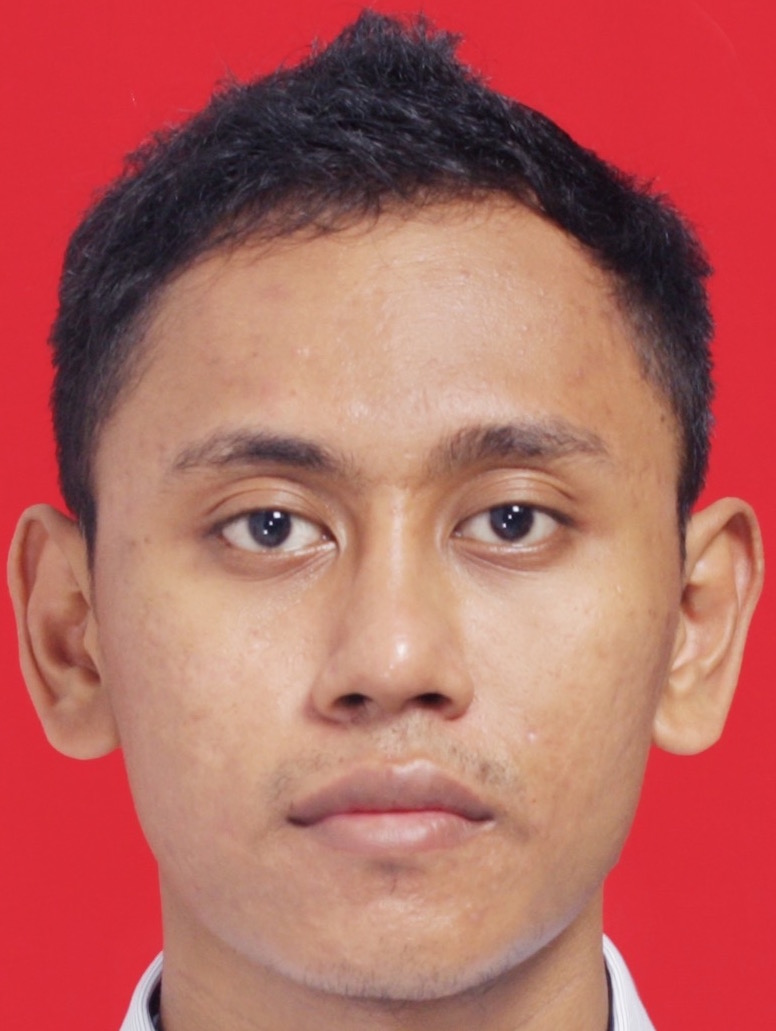
#> input picture skin_detection/avatar_1.jpg, 776 x 1031 px
$ python skin.py
#> lines starting #> are read from the running program, lines starting #| are printed output that depends on the picture
#> further down, img is the input picture: shape (1031, 776, 3); mean R, G, B 181.1, 101.1, 94.4
import matplotlib.pyplot as plt
import matplotlib.image as mpimg
from scipy import misc
# read in the image


def skin_detection(img):
    # separate out r, g, b channels
    r = img[:,:,0].astype('f')
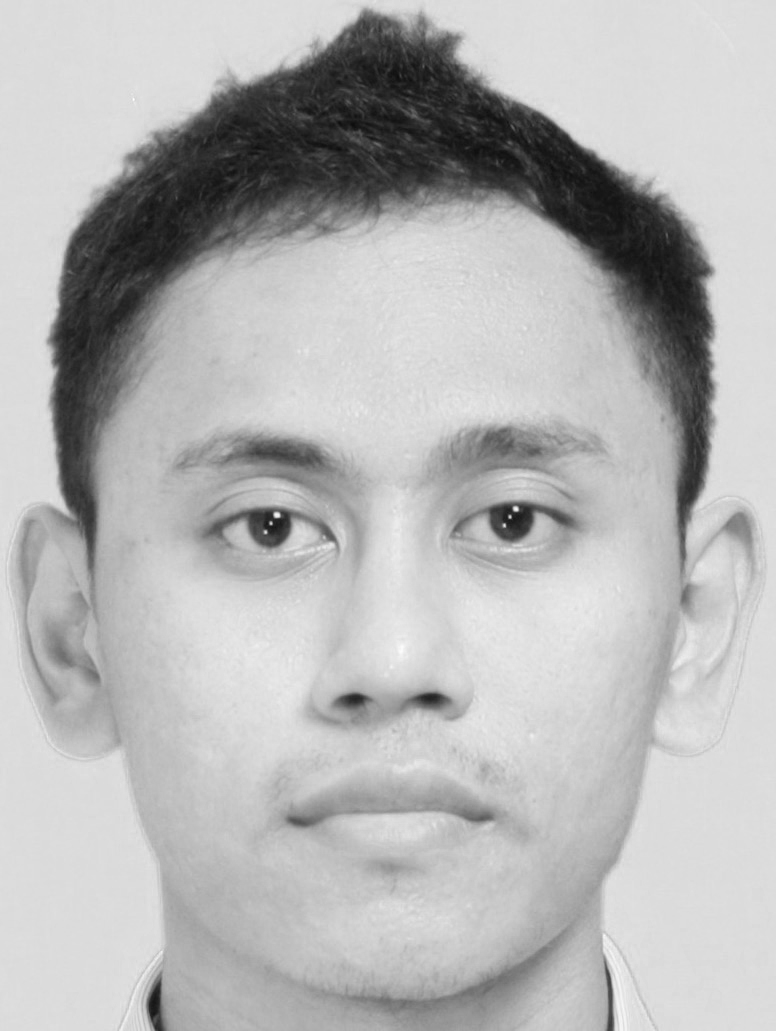
#> r: shape (1031, 776) float32; min 13, max 255, mean 181.1
    g = img[:,:,1].astype('f')
    b = img[:,:,2].astype('f')
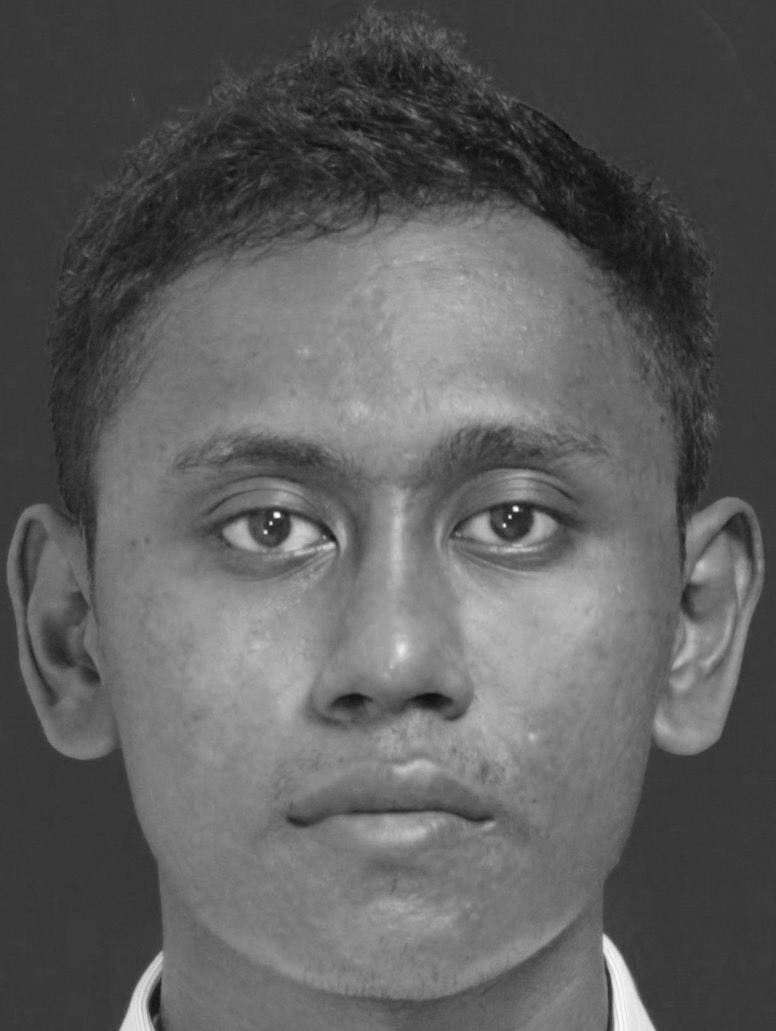
#> b: shape (1031, 776) float32; min 9, max 255, mean 94.4
    # generate the three quantities

    alpha = 3*b*r**2/(r+b+g)**3
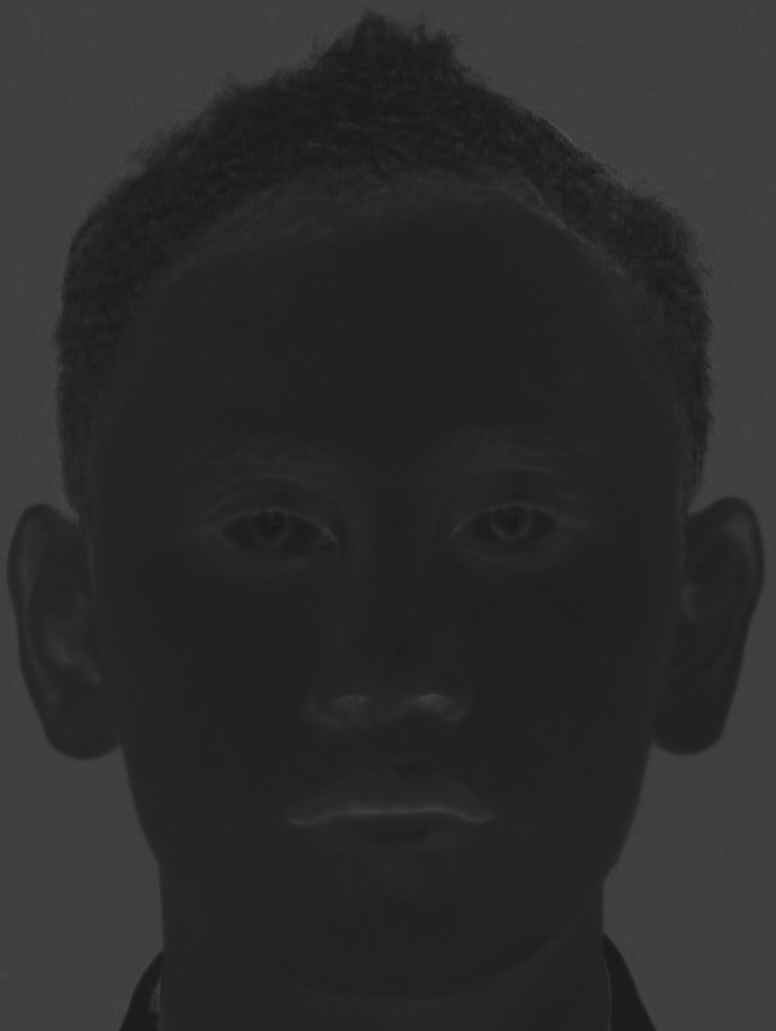
#> alpha: shape (1031, 776) float32; min 0.0871, max 0.322, mean 0.174
    beta =  (r+g+b)/(3*r) + (r-g)/(r+g+b)
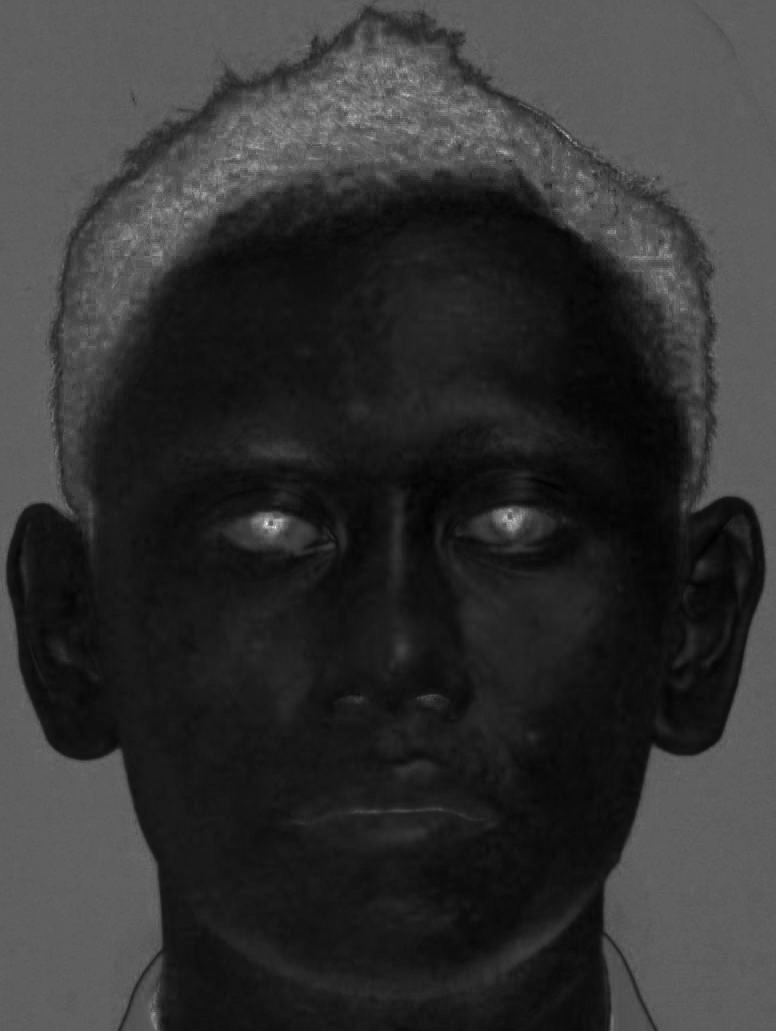
#> beta: shape (1031, 776) float32; min 0.862, max 1.32, mean 0.954; drawn with min black and max white
    gamma = (r*b+g**2)/(g*b)
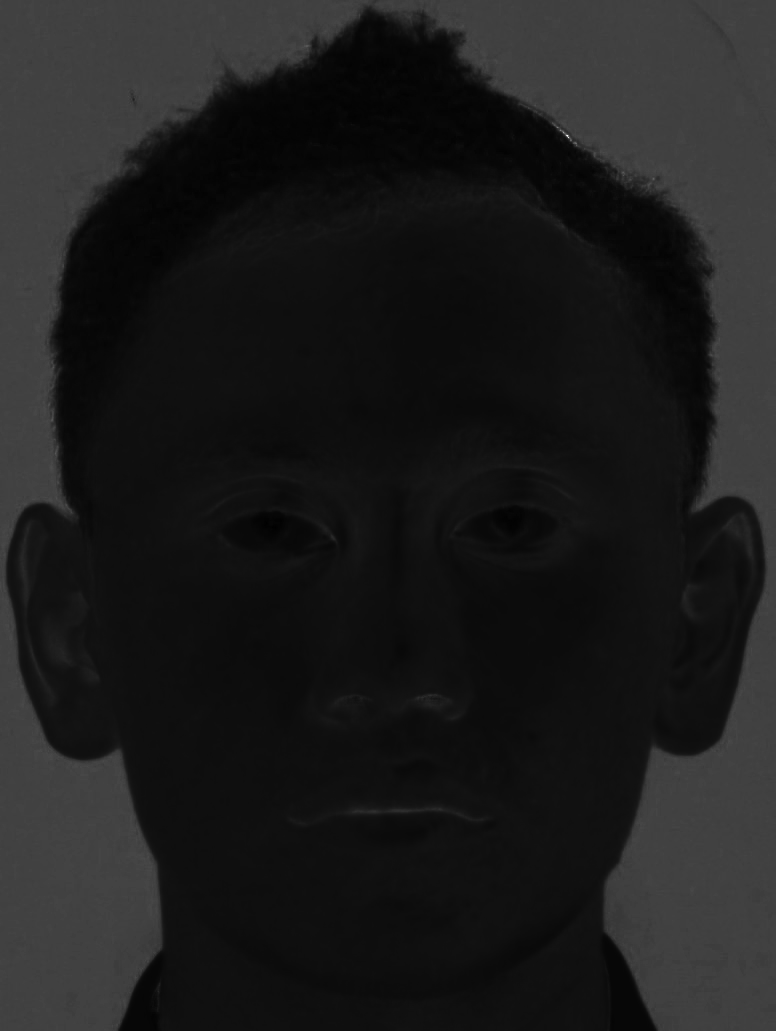
#> gamma: shape (1031, 776) float32; min 1.49, max 18.06, mean 3.39; drawn with min black and max white
    # finally we apply the rules:
    # plt.imshow((alpha>0.1276)&(beta<=0.9498)&(gamma<=2.7775),cmap='gray')
    plt.imshow((alpha>0.1276)&(beta<=0.9498)&(gamma<=2.7775))
    plt.show()
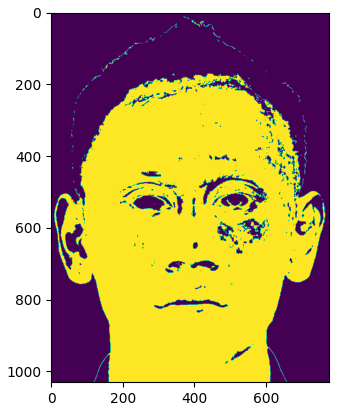
#> figure drawn by matplotlib, 1 panel


def floodfill(matrix, x, y):
    #"hidden" stop clause - not reinvoking for "c" or "b", only for "a".
    if matrix[x][y] == "a":
        matrix[x][y] = "c"
        #recursively invoke flood fill on all surrounding cells:
        if x > 0:
            floodfill(matrix,x-1,y)
        if x < len(matrix[y]) - 1:
            floodfill(matrix,x+1,y)
        if y > 0:
            floodfill(matrix,x,y-1)
        if y < len(matrix) - 1:
            floodfill(matrix,x,y+1)

if __name__ == '__main__':
    img = mpimg.imread("avatar_1.jpg")
    skin_detection(img)
